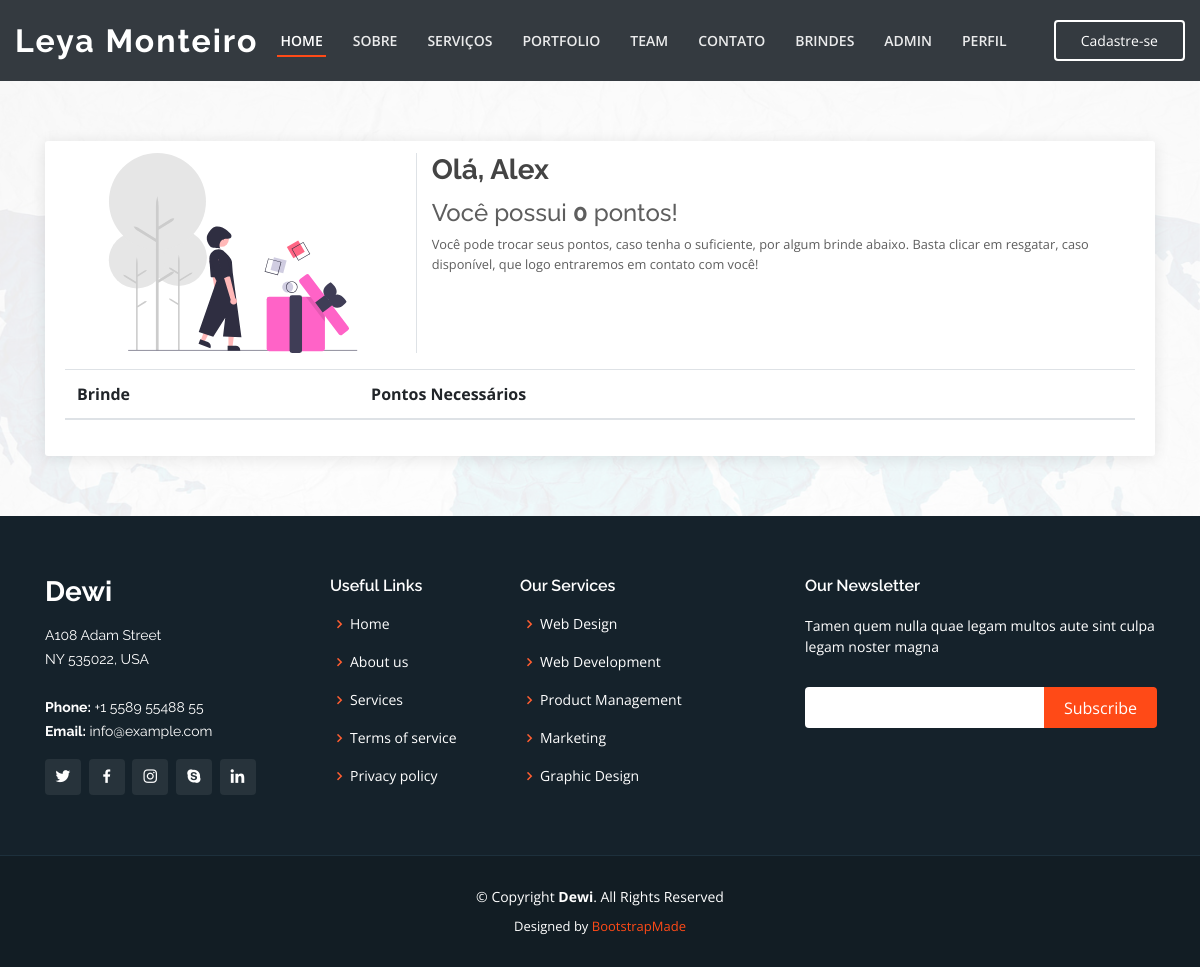
Before: /user/reward/retrieved/frontend/ (signed in) with the older database file.
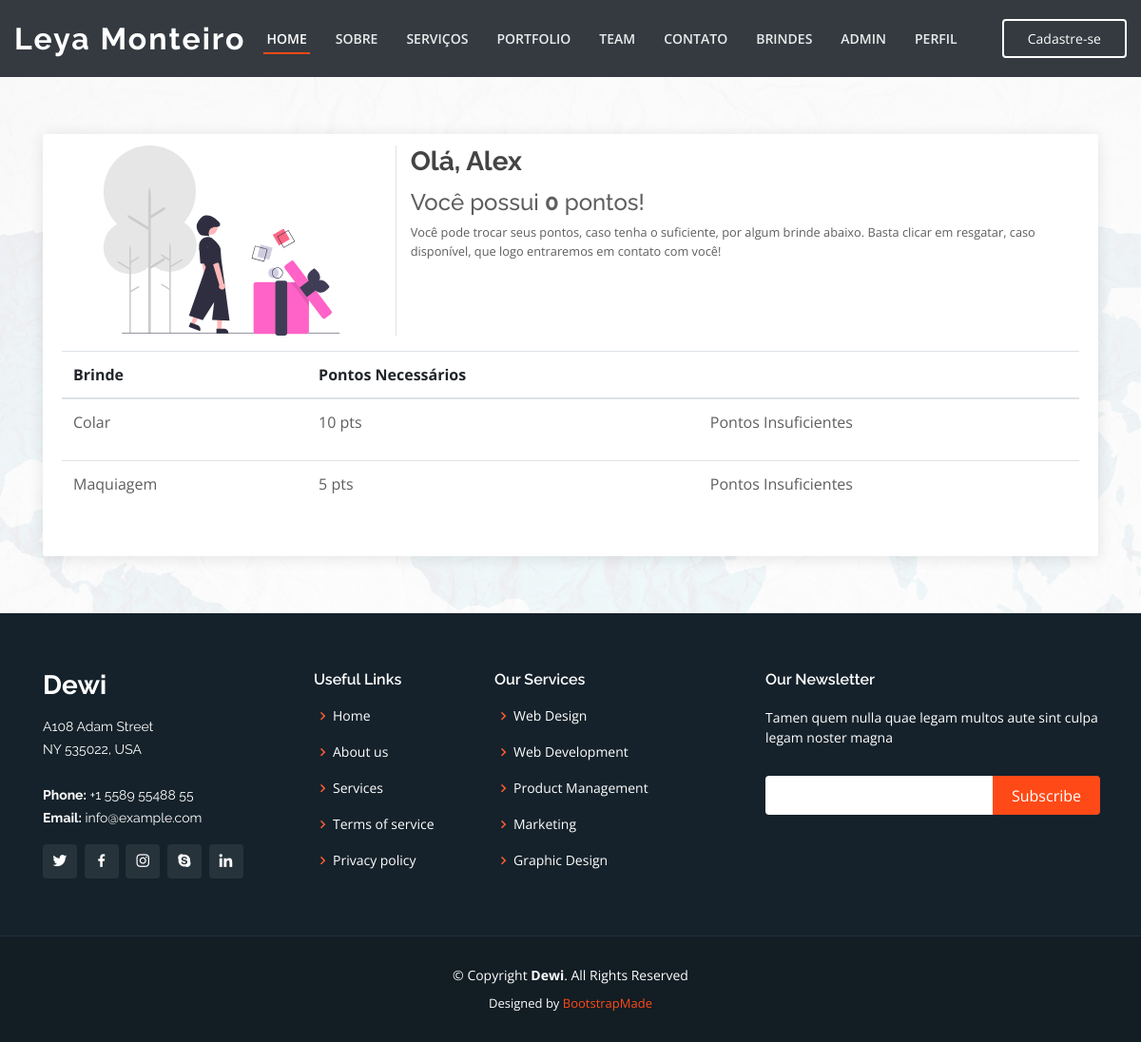
After: the same page with the newer database file.
### users/models.py (models this page shows, shortened)
class CustomUser(AbstractUser):
    birth_day = models.DateField('data de nascimento', blank=True, null=True)
    whatsapp = models.CharField('whatsapp', max_length=16)
    total_of_points = models.IntegerField(default=0, verbose_name='Total de pontos')

### config/models.py (models this page shows, shortened)
class BaseConfigModel(BaseModel):
    name = models.CharField("nome", max_length=128)
    class Meta:
        abstract = True

class Reward(BaseConfigModel):
    contextual = models.CharField("cor", default="#ffffff", max_length=7,
                                  help_text="Escolha uma cor para representar esse brinde!")
    quantity_in_points = models.IntegerField("quantidade de pontos", default=1)
    available = models.BooleanField("Disponível", default=True)
    description = models.TextField("Descrição", blank=True, help_text="Usado no site para descrever o brinde")
    image = models.FileField("Foto", help_text="Foto representando o brinde.", blank=True, null=True)

### users/views.py (the view)
# urls.py: path('frontend/', RewardRetrieveFrontend.as_view(), name='retrieve_frontend'),
class RewardRetrieveFrontend(LoginRequiredMixin, View):
    template = 'homepage/reward_retrieve.html'
    title = "Brindes"
    subtitle = "Resgate seus brindes"
    def get(self, request):
        rewards = Reward.objects.filter(available=True)
        return render(request, self.template, {
            'obj': request.user,
            'rewards': rewards,
        })

### frontend/templates/homepage/reward_retrieve.html (shortened to what this page needs)
{% extends './homepage.html' %}
{% load l10n %}
{% load static %}
{% block header %}{% include './header.html' with header_class='sticky-top bg-dark ' %}{% endblock %}
{% block main %}
<main id="main">
    <section class="reward-retrieve" id="reward_retrieve">
        <div class="container" data-aos="fade-up">
            <div class="row">
                <div class="col-lg-12 col-md-12">
                    <div class="card">
                        <div class="card-body">
                            <div class="row">
                                <div class="col-lg-4 border-right">
                                    <img alt="Celebração" class="card-img"
                                         src="{% static 'homepage/dist/img/undraw_Gift_box_re_vau4.svg' %}">
                                </div>
                                <div class="col-lg-8">
                                    <h3 class="card-title">Olá, {{obj.first_name}}</h3>
                                    <h4 class="card-text">
                                        Você possui
                                        <span class="font-weight-bold" data-toggle="counter-up">
                                            {{obj.total_of_points}}
                                        </span>
                                        pontos!
                                    </h4>
                                    <p class="card-text small">
                                        Você pode trocar seus pontos, caso tenha o suficiente,
                                        por algum brinde abaixo. Basta clicar em resgatar, caso disponível, que logo
                                        entraremos em contato com você!
                                    </p>
                                </div>
                            </div>
                            <div class="table-responsive mt-3">
                                <table class="table table-hover table-stripped">
                                    <thead>
                                    <tr>
                                        <th>Brinde</th>
                                        <th>Pontos Necessários</th>
                                        <th></th>
                                    </tr>
                                    </thead>
                                    <tbody>
                                    {% for r in rewards %}
                                    <tr>
                                        <td class="card-text">
                                            {{r.name}}
                                        </td>
                                        <td class="card-text">
                                            <span data-toggle="counter-up">{{r.quantity_in_points}}</span> pts
                                        </td>
                                        <td class="card-text">
                                            {% if r.quantity_in_points < obj.total_of_points %}
                                            <a href="{% url 'users:rewardretrieved:retrieve_frontend_create' rpk=r.pk %}">
                                                {{ICON_GIFT|safe}}Resgatar
                                            </a>
                                            {% else %}
                                            <p>Pontos Insuficientes</p>
                                            {% endif %}
                                        </td>
                                    </tr>
                                    {% endfor %}
                                    </tbody>
                                </table>
                            </div>
                        </div>
                    </div>
                </div>
            </div>
        </div>
    </section>
</main>
{% endblock %}

### frontend/templates/homepage/homepage.html (shortened to what this page needs)
<!DOCTYPE html>
<html lang="en">
<head>
    {% load static %}
    <link href="{% static 'homepage/dist/vendor/bootstrap/css/bootstrap.min.css' %}" rel="stylesheet">
    <link href="{% static 'homepage/dist/vendor/icofont/icofont.min.css' %}" rel="stylesheet">
    <link href="{% static 'homepage/dist/vendor/boxicons/css/boxicons.min.css' %}" rel="stylesheet">
    <link href="{% static 'homepage/dist/vendor/venobox/venobox.css' %}" rel="stylesheet">
    <link href="{% static 'homepage/dist/vendor/remixicon/remixicon.css' %}" rel="stylesheet">
    <link href="{% static 'homepage/dist/vendor/owl.carousel/assets/owl.carousel.min.css' %}" rel="stylesheet">
    <link href="{% static 'homepage/dist/vendor/aos/aos.css' %}" rel="stylesheet">
    <link href="{% static 'homepage/dist/css/style.css' %}" rel="stylesheet"/>
</head>
<body>
{% block header %}{% include './header.html' with header_class='fixed-top' %}{% endblock %}
{% block main %}{% include './main.html' %}{% endblock %}
{% block footer %}{% include './footer.html' %}{% endblock %}
</body>

### frontend/templates/homepage/header.html (shortened to what this page needs)
<header class="{{header_class}} " id="header">
    <div class="container-fluid d-flex align-items-center justify-content-between">
        <h1 class="logo"><a href="index.html">Leya Monteiro</a></h1>
        <nav class="nav-menu d-none d-lg-block">
            <ul>
                <li class="active"><a href="index.html">Home</a></li>
                <li><a href="#about">Sobre</a></li>
                <li><a href="#services">Serviços</a></li>
                <li><a href="#portfolio">Portfolio</a></li>
                <li><a href="#team">Team</a></li>
                <li><a href="#contact">Contato</a></li>
                <li><a href="#reward_retrieve_boxes">Brindes</a></li>
                {% if user.is_superuser %}
                <li><a href="{% url 'frontend:dashboard' %}">Admin</a></li>
                {% endif %}
                <li><a href="{% url 'users:customuser:profile_frontend' %}">Perfil</a></li>
            </ul>
        </nav>
        <a class="get-started-btn scrollto" href="{% url 'users:signup_frontend' %}">Cadastre-se</a>
    </div>
</header>

### frontend/templates/homepage/footer.html
<footer id="footer">
    <div class="footer-top">
        <div class="container">
            <div class="row">
                <div class="col-lg-3 col-md-6">
                    <div class="footer-info">
                        <h3>Dewi</h3>
                        <p>
                            A108 Adam Street <br>
                            NY 535022, USA<br><br>
                            <strong>Phone:</strong> +1 5589 55488 55<br>
                            <strong>Email:</strong> info@example.com<br>
                        </p>
                        <div class="social-links mt-3">
                            <a class="twitter" href="#"><i class="bx bxl-twitter"></i></a>
                            <a class="facebook" href="#"><i class="bx bxl-facebook"></i></a>
                            <a class="instagram" href="#"><i class="bx bxl-instagram"></i></a>
                            <a class="google-plus" href="#"><i class="bx bxl-skype"></i></a>
                            <a class="linkedin" href="#"><i class="bx bxl-linkedin"></i></a>
                        </div>
                    </div>
                </div>
                <div class="col-lg-2 col-md-6 footer-links">
                    <h4>Useful Links</h4>
                    <ul>
                        <li><i class="bx bx-chevron-right"></i> <a href="#">Home</a></li>
                        <li><i class="bx bx-chevron-right"></i> <a href="#">About us</a></li>
                        <li><i class="bx bx-chevron-right"></i> <a href="#">Services</a></li>
                        <li><i class="bx bx-chevron-right"></i> <a href="#">Terms of service</a></li>
                        <li><i class="bx bx-chevron-right"></i> <a href="#">Privacy policy</a></li>
                    </ul>
                </div>
                <div class="col-lg-3 col-md-6 footer-links">
                    <h4>Our Services</h4>
                    <ul>
                        <li><i class="bx bx-chevron-right"></i> <a href="#">Web Design</a></li>
                        <li><i class="bx bx-chevron-right"></i> <a href="#">Web Development</a></li>
                        <li><i class="bx bx-chevron-right"></i> <a href="#">Product Management</a></li>
                        <li><i class="bx bx-chevron-right"></i> <a href="#">Marketing</a></li>
                        <li><i class="bx bx-chevron-right"></i> <a href="#">Graphic Design</a></li>
                    </ul>
                </div>
                <div class="col-lg-4 col-md-6 footer-newsletter">
                    <h4>Our Newsletter</h4>
                    <p>Tamen quem nulla quae legam multos aute sint culpa legam noster magna</p>
                    <form action="" method="post">
                        <input name="email" type="email"><input type="submit" value="Subscribe">
                    </form>
                </div>
            </div>
        </div>
    </div>
    <div class="container">
        <div class="copyright">
            &copy; Copyright <strong><span>Dewi</span></strong>. All Rights Reserved
        </div>
        <div class="credits">
            Designed by <a href="https://bootstrapmade.com/">BootstrapMade</a>
        </div>
    </div>
</footer>

Changed rows visible on the page:
added Reward: name "Colar", quantity_in_points "10", shows "Pontos Insuficientes"
added Reward: name "Maquiagem", quantity_in_points "5", shows "Pontos Insuficientes"
